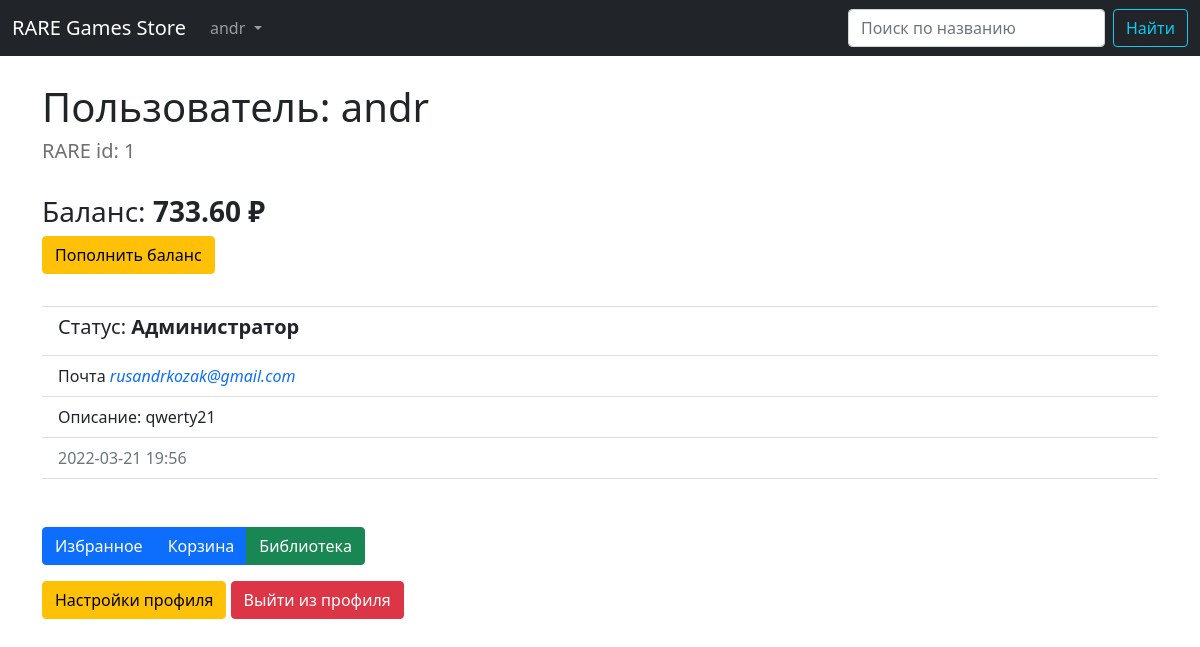
Page /profile/ (signed in) on the earlier database version.
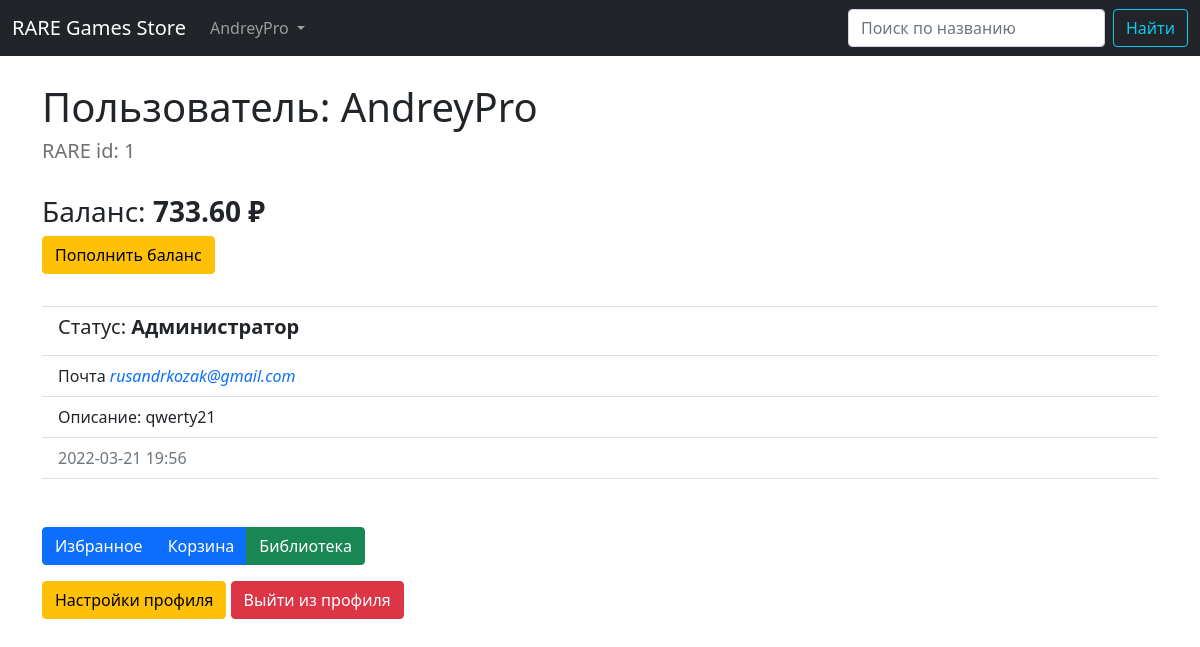
Same page on the later database version.
### data/users.py (models this page shows, shortened)
class User(SqlAlchemyBase, UserMixin, SerializerMixin, Model):
    __tablename__ = 'users'
    id = sqlalchemy.Column(sqlalchemy.Integer, primary_key=True, autoincrement=True)
    name = sqlalchemy.Column(sqlalchemy.String(25), nullable=True)
    about = sqlalchemy.Column(sqlalchemy.String(256), nullable=True)
    email = sqlalchemy.Column(sqlalchemy.String(64), index=True, unique=True, nullable=True)
    hashed_password = sqlalchemy.Column(sqlalchemy.String, nullable=True)
    created_date = sqlalchemy.Column(sqlalchemy.DateTime, default=datetime.datetime.now)
    balance = sqlalchemy.Column(sqlalchemy.Float, default=0.0)
    is_admin = sqlalchemy.Column(sqlalchemy.Boolean, default=False)
    user_favorites = sqlalchemy.Column(sqlalchemy.String(), default='')   # ++orm.relationship
    user_basket = sqlalchemy.Column(sqlalchemy.String(), default='')      # ++orm.relationship
    user_library = sqlalchemy.Column(sqlalchemy.String(), default='')     # ++orm.relationship
    games = orm.relation("Games", back_populates='user')
    comments = orm.relationship("Comments", back_populates='user')

### main.py (the view)
@app.route("/profile/")
def profile():
    if current_user.is_authenticated:
        db_sess = db_session.create_session()
        user = db_sess.query(User).get(current_user.id)
        return render_template("profile.html", title='Личный кабинет', user=user)
    return redirect(url_for("register"))

### data/db_session.py (called while the page is built)
def create_session() -> Session:
    global __factory
    return __factory()

### data/model.py (called while the page is built)
    @staticmethod
    def date_to_str(date: datetime.datetime, str_month=False):
        if isinstance(date, datetime.datetime):
            if not str_month:
                if date.hour or date.minute:
                    return date.strftime("%Y-%m-%d %H:%M")
                return date.strftime("%Y-%m-%d")
            return date.strftime("%d %B %Y ")

    @staticmethod
    def value_to_str(value, is_total=False):
        if isinstance(value, int) or isinstance(value, float):
            if round(value, 2) or is_total:
                return f"{value:0.2f} ₽"
            return "Бесплатно"

### main.py (called while the page is built)
@login_manager.user_loader
def load_user(user_id):
    db_sess = db_session.create_session()
    return db_sess.query(User).get(user_id)

### templates/profile.html
{% extends "base.html" %}
{% block content %}
<h1>Пользователь: {{ user.name }}</h1>
<h5 class="grey">RARE id: {{ user.id }}</h5><br>
<h3>Баланс: <b>{{ user.value_to_str(user.balance, is_total=True) }}</b></h3>
<a class="btn btn-warning" href="/add_balance">Пополнить баланс</a>
<ul class="list-group list-group-flush my-3">
	<li class="list-group-item text-muted"></li>
	<li class="list-group-item"><h5>Статус: <b>{% if current_user.is_admin and current_user.id == 1 %} Администратор
		{% elif current_user.is_admin %} Модератор {% else %} Пользователь {% endif %}</b></h5></li>
	<li class="list-group-item">Почта <i><a href="mailto:{{ user.email }}" style="text-decoration-line: none">{{ user.email }}</a></i></li>
  {% if current_user.about %}<li class="list-group-item">Описание: {{ user.about }}</li>{% endif %}
  <li class="list-group-item text-muted">{{ user.date_to_str(user.created_date) }}</li>
	<li class="list-group-item"></li>
</ul>
<div class="btn-group py-3">
  <a class="btn btn-primary" href="/profile/favorites">Избранное</a>
  <a class="btn btn-primary" href="/profile/basket">Корзина</a>
  <a class="btn btn-success" href="/profile/library">Библиотека</a>
</div><br>
<div>
	<a class="btn btn-warning" href="/profile/settings">Настройки профиля</a>
	<a class="btn btn-danger" href="/logout">Выйти из профиля</a>
</div>
{% endblock %}

### templates/base.html (shortened to what this page needs)
<!doctype html>
<html lang="ru">
<head>
  <link rel="stylesheet" href="{{ url_for('static', filename='css/style.css') }}">
	<link href="https://cdn.jsdelivr.net/npm/bootstrap@5.0.2/dist/css/bootstrap.min.css" rel="stylesheet"
>
</head>
<header style="margin-bottom: 20pt">
	<nav class="navbar navbar-expand-lg navbar-dark bg-dark">
		<div class="container-fluid">
		<a class="navbar-brand mb-0 h1" href="/#">RARE Games Store</a>
		  <div class="collapse navbar-collapse" id="navbarNavDarkDropdown">
		    <ul class="nav navbar-nav me-auto mb-2 mb-lg-0">
			    {% if current_user.is_authenticated %}
		      <li class="nav-item dropdown active">
		        <a class="nav-link dropdown-toggle" href="#" data-target="#" id="navbarDarkDropdownMenuLink"
		            role="button" data-toggle="dropdown" aria-haspopup="true" aria-expanded="false">
		          {{ current_user.name }}
		        </a>
		      </li>
		    {% endif %}
				</ul>
			  <form class="d-flex" method="POST" action="/search">
	        <input class="form-control me-2" type="search" placeholder="Поиск по названию" aria-label="Search" name="search_text">
				  <button class="btn btn-outline-info" type="submit">Найти</button>
	      </form>
		  </div>
	  </div>
	</nav>
</header>
<body>
<main role="main" class="container">
    {% block content %}{% endblock %}
</main>
</body>
</html>

Differences in the rows shown:
changed User "rusandrkozak@gmail.com": name "andr" → "AndreyPro"
